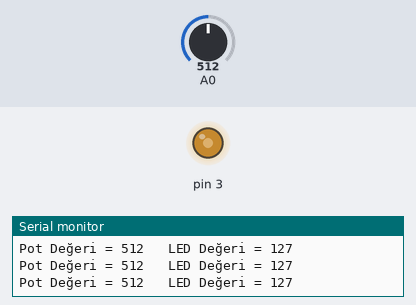
A sketch run on a simulated Arduino Uno, built with avr-gcc and run on an emulated ATmega328P. Parts: output pins drawn as LEDs (lit = HIGH), the last lines printed to the serial monitor. The test bench sets the inputs (shaded band); at power-on: A0 = 512.

Above: at 1.2 s.
1.3 s: A0 set to 411
At 1.9 s:
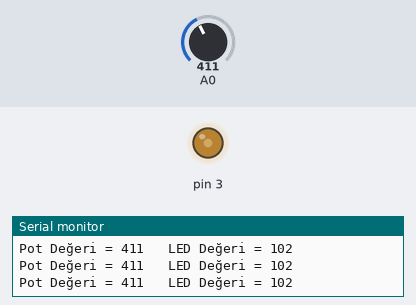
4.3 s: A0 set to 390
At 5.5 s:
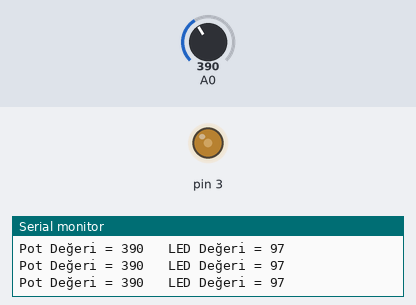
7.3 s: A0 set to 107
At 7.8 s:
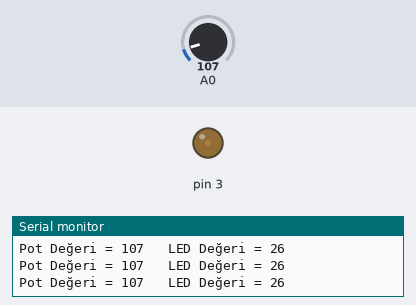
8.8 s: A0 set to 94
At 10.1 s:
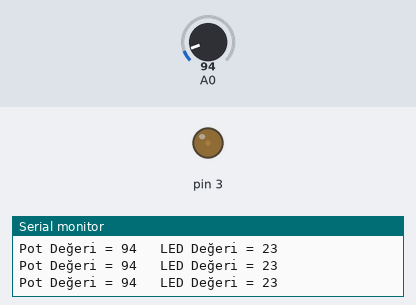
11.8 s: A0 set to 43
At 12.2 s:
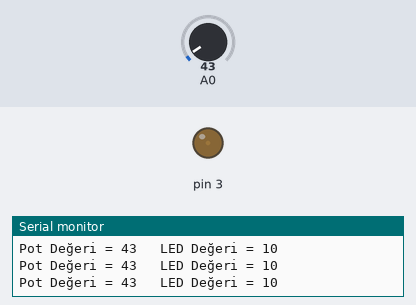
13.3 s: A0 set to 36
At 14.4 s:
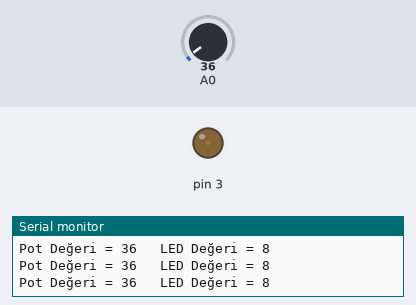
Timing chart, 0 to 16.3 s (numbered marks = the images above; inputs shaded):
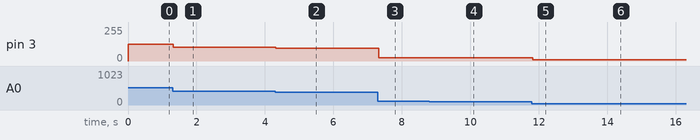

The sketch:

25.02.2025_uyg.1.ino
```cpp
void setup() {
  // put your setup code here, to run once:
Serial.begin(9600);
pinMode(3,OUTPUT);
}

void loop() {
  // put your main code here, to run repeatedly:
int pot = analogRead(A0);
int LED = map(pot, 0, 1023,0,255);
analogWrite(3,LED);
Serial.print("Pot Değeri = " );
Serial.print(pot);
Serial.print("\t LED Değeri = ");
Serial.println(LED);
delay(2);
}
```

Measured:
- after the input at 1.3 s, pin 3: 127/255 → 102/255 at once
- after the input at 4.3 s, pin 3: 102/255 → 97/255 at once
- after the input at 7.3 s, pin 3: 97/255 → 26/255 at once
- after the input at 8.8 s, pin 3: 26/255 → 23/255 at once
- after the input at 11.8 s, pin 3: 23/255 → 10/255 at once
- after the input at 13.3 s, pin 3: 10/255 → 8/255 at once
